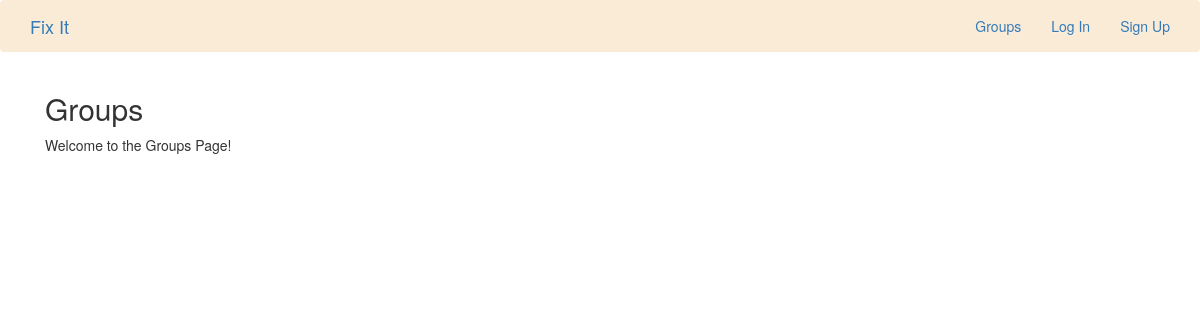
The page /groups/ on the database as committed earlier.
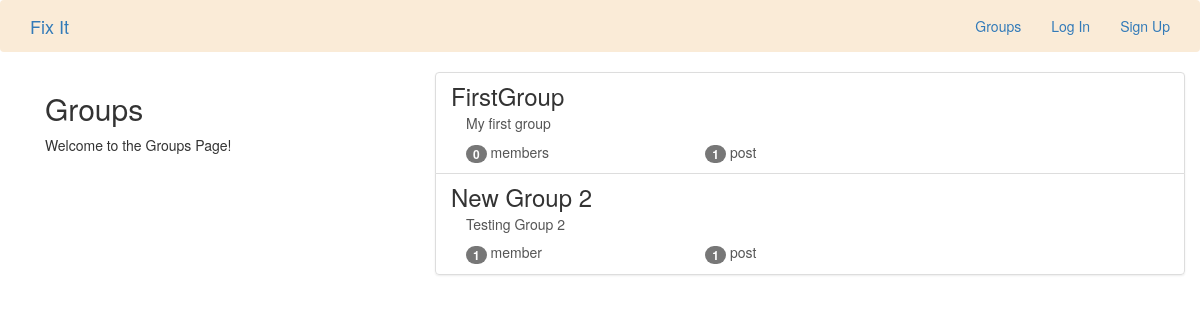
The same page on the database as committed later.
### groups/models.py (models this page shows, shortened)
class Group(models.Model):
    name = models.CharField(max_length=255, unique=True)
    slug = models.SlugField(allow_unicode=True, unique=True)
    description = models.TextField(blank=True, default='')
    description_html = models.TextField(editable=False, default='', blank=True)
    members = models.ManyToManyField(User, through='GroupMember')
    class Meta:
        ordering = ['name']

### groups/views.py (the view)
class ListGroups(generic.ListView):
    model = Group

### groups/templates/groups/group_list.html (shortened to what this page needs)
{% extends "groups/group_base.html" %}
{% block pregroup %}
<div class="col-md-4">
  <div class="content">
      <h2>Groups</h2>
      <p>Welcome to the Groups Page!</p>
  </div>
</div>
{% endblock %}
{% block group_content %}
<div class="col-md-8">
  <div class="list-group">
      {% for group in object_list %}
      <a class="list-group-item" href="{% url 'groups:single' slug=group.slug %}">
        <h3 class="title list-group-item-heading">{{group.name}}</h3>
        <div class="list-group-item-text container-fluid">
          {{group.description_html|safe}}
          <div class="row">
            <div class="col-md-4">
              <span class="badge">{{group.members.count}}</span>
              member{{group.members.count|pluralize}}
            </div>
            <div class="col-md-4">
              <span class="badge">{{group.posts.count}}</span>
              post{{group.posts.count|pluralize}}
            </div>
          </div>
        </div>
      </a>
      {% endfor %}
  </div>
</div>
{% endblock %}

### groups/templates/groups/group_base.html (shortened to what this page needs)
{% extends "base.html" %}
{% load bootstrap3 %}
{% block content %}
<div class="container">
  <div class="row">
    {% block pregroup %}{% endblock %}
    {% block group_content %}{% endblock %}
  </div>
</div>
{% endblock %}

### templates/base.html (shortened to what this page needs)
<!DOCTYPE html>
{% load staticfiles %}
<html lang="en">
<head>
    <link rel="stylesheet" href="https://maxcdn.bootstrapcdn.com/bootstrap/3.3.7/css/bootstrap.min.css">
    <link rel="stylesheet" href="https://maxcdn.bootstrapcdn.com/bootstrap/3.3.7/css/bootstrap-theme.min.css">
    <link rel="stylesheet" href="{% static 'simplesocial/css/master.css' %}" />
</head>
<body>
  <nav class="mynav navbar" role="navigation" id="navbar">
    <div class="container">
      <a class="navbar-brand mynav" href="{% url 'home' %}">Fix It</a>
      <ul class="nav navbar-nav navbar-right">
        {% if user.is_authenticated %}
          <li><a href="{% url 'posts:create' %}">Post</a></li>
          <li><a href="{% url 'groups:all' %}">Groups</a></li>
          <li><a href="{% url 'groups:create' %}">Create Group</a></li>
          <li><a href="{% url 'accounts:logout' %}">Log Out</a></li>
          {% else %}
          <li><a href="{% url 'groups:all' %}">Groups</a></li>
          <li><a href="{% url 'accounts:login' %}">Log In</a></li>
          <li><a href="{% url 'accounts:signup' %}">Sign Up</a></li>
        {% endif %}
      </ul>
    </div>
  </nav>
  <div class="container mycontent">
    {% block content %}
    {% endblock %}
  </div>
</body>
</html>

### static/css/master.css (style rules this page uses)
.mynav { background: antiquewhite; }

Rows that differ between the two databases and show on the page:
added Group: name "FirstGroup", description_html "My first group", members.count "0", posts.count "1"
added Group: name "New Group 2", description_html "Testing Group 2", members.count "1", posts.count "1"
